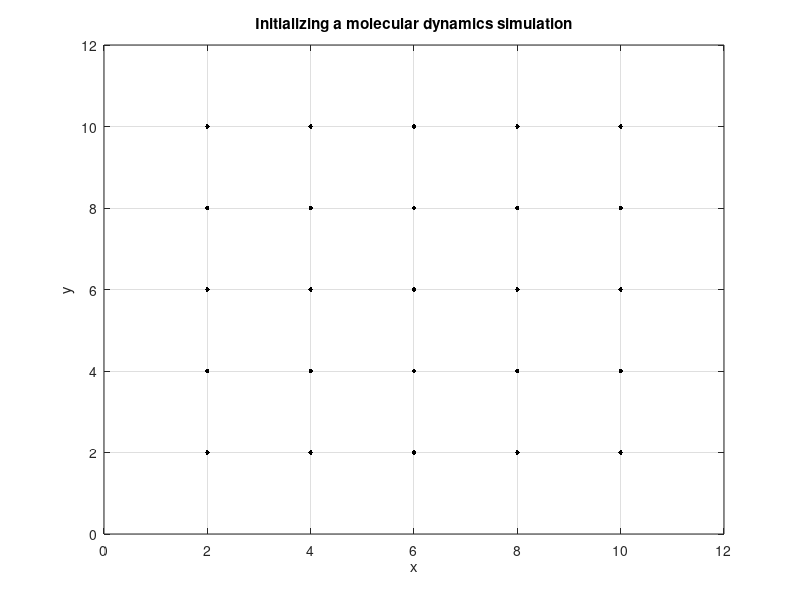

Source code (MATLAB): (Note: this script raises an error after producing the figure.)
%%%%%%%%%%%%%%%%%%%%%%%%%%%%%%%%%%%%%%%%%%%%%%%%%%%%%%%%%%%%%%%%%
% Initializing a molecular dynamics Simulation                  %
%                                                               %
% by Zoe Cras                                                   %
%                                                               %
% 17/2/2016                                                     %
%                                                               %               
% Example 9.1 Computational Physics, 2nd Edition, N, K Giordano %
%                                                               %
%%%%%%%%%%%%%%%%%%%%%%%%%%%%%%%%%%%%%%%%%%%%%%%%%%%%%%%%%%%%%%%%%





% initialize deltaR to 1
deltaR  = 1;

% initialize deltaT to 0.02
deltaT  = 0.02;


% initialize v0 to 1
v0 = 1;
%set r1 and r2 to a matrix of 5 by 5
r1 = rand(5);
r2 = rand(5);
% set x to be:
x = [2 4 6 8 10;2 4 6 8 10;2 4 6 8 10;2 4 6 8 10;2 4 6 8 10];
% set y to be:
y = [10 10 10 10 10;8 8 8 8 8;6 6 6 6 6;4 4 4 4 4; 2 2 2 2 2];

%plot particles in black with a dot, size 10
h = plot(x,y,'k.', 'MarkerSize', 10);
%turn grid on
grid on
%set the axis - change this later
axis([0 12 0 12]);
%Name the graph
title('Initializing a molecular dynamics simulation')

xlabel('x')%xaxis label
ylabel('y')%yaxis label

%give a moment delay
pause(5)


h.XDataSource = 'x';
h.YDataSource = 'y';

% %equations for displacing the particles randomly
 x = x + 2.*(r1 -0.5).*deltaR;
 y = y + 2.*(r2 -0.5).*deltaR;
 
 
 
 refreshdata
 % plot particles in black with a dot, size 10
% plot(x,y,'k.', 'MarkerSize', 10)
% %turn grid on
% grid on
% %set the axis - change this later
% axis([0 12 0 12]);
% %Name the graph
% title('Initializing a molecular dynamics simulation')
% 
% xlabel('x')%xaxis label
% ylabel('y')%yaxis label

